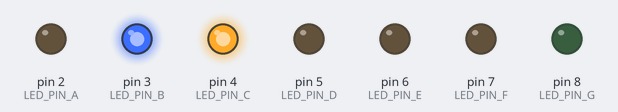
The sketch below on a simulated Arduino Uno, built with avr-gcc and run on an emulated ATmega328P. Shown: output pins drawn as LEDs (lit = HIGH).

Above: at 0.2 s.
At 1.2 s:
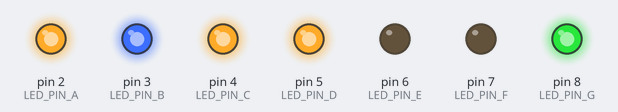
At 1.7 s:
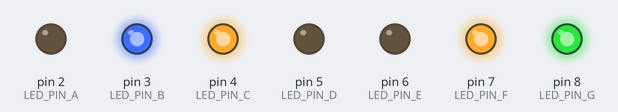
At 2.7 s:
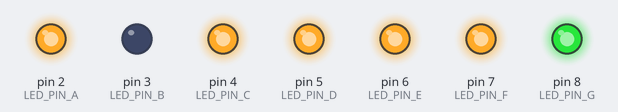
At 4.2 s:
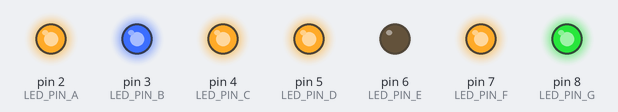
At 5.7 s:
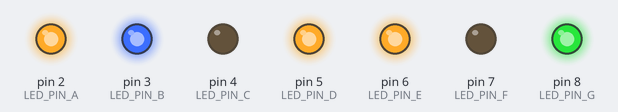
Timing chart, 0 to 6.5 s (numbered marks = the images above):
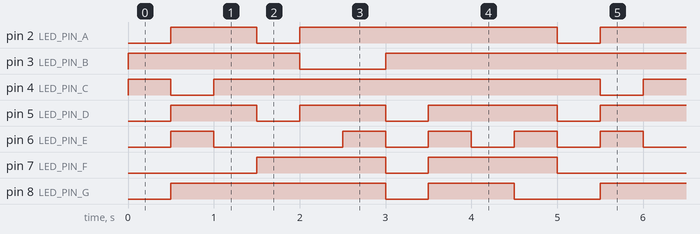

Measured:
- by itself, pin 2 (LED_PIN_A): repeats every 5.0 s: LOW 0.50 s, HIGH 3.0 s, LOW 0.50 s, HIGH 1.0 s
- by itself, pin 3 (LED_PIN_B): repeats every 5.0 s: LOW 1.0 s, HIGH 4.0 s
- by itself, pin 4 (LED_PIN_C): repeats every 5.0 s: LOW 0.50 s, HIGH 4.5 s
- by itself, pin 5 (LED_PIN_D): repeats every 5.0 s: LOW 0.50 s, HIGH 1.0 s, LOW 0.50 s, HIGH 1.5 s, LOW 0.50 s, HIGH 1.0 s
- by itself, pin 6 (LED_PIN_E): repeats every 5.0 s: LOW 1.5 s, 3 × (HIGH 0.50 s, LOW 0.50 s), HIGH 0.50 s
- by itself, pin 7 (LED_PIN_F): repeats every 5.0 s: LOW 0.50 s, HIGH 1.5 s, LOW 1.5 s, HIGH 1.5 s
- by itself, pin 8 (LED_PIN_G): repeats every 5.0 s: LOW 0.50 s, HIGH 1.0 s, LOW 1.0 s, HIGH 2.5 s

The sketch:

7seg.ino
```cpp
#include <Arduino.h>

#define LED_PIN_A 2
#define LED_PIN_B 3
#define LED_PIN_C 4
#define LED_PIN_D 5
#define LED_PIN_E 6
#define LED_PIN_F 7
#define LED_PIN_G 8

#define ACTIVE HIGH  //Tyto dva řádky si mohou prohodit hodnoty pokud jsou se společným plusem nebo naopak se společným mínusem
#define UNACTIVE LOW //Tyto dva řádky si mohou prohodit hodnoty pokud jsou se společným plusem nebo naopak se společným mínusem

void setup() { //Inicializuje všechny piny pro 7 segment
  pinMode(LED_PIN_A, OUTPUT);
  pinMode(LED_PIN_B, OUTPUT);
  pinMode(LED_PIN_C, OUTPUT);
  pinMode(LED_PIN_D, OUTPUT);
  pinMode(LED_PIN_E, OUTPUT);
  pinMode(LED_PIN_F, OUTPUT);
  pinMode(LED_PIN_G, OUTPUT);
  //Vypne všechny piny pro 7 segment
  digitalWrite(LED_PIN_A, UNACTIVE);
  digitalWrite(LED_PIN_B, UNACTIVE);
  digitalWrite(LED_PIN_C, UNACTIVE);
  digitalWrite(LED_PIN_D, UNACTIVE);
  digitalWrite(LED_PIN_E, UNACTIVE);
  digitalWrite(LED_PIN_F, UNACTIVE);
  digitalWrite(LED_PIN_G, UNACTIVE);
}

uint8_t cislo = 0; //Vytvoření malé proměnné cislo

void loop() {
  cislo = cislo + 1; // Do čísla přičte 1
  if(cislo > 9){
    cislo = 0;
  }
  digitalWrite(LED_PIN_A, UNACTIVE);
  digitalWrite(LED_PIN_B, UNACTIVE);
  digitalWrite(LED_PIN_C, UNACTIVE);
  digitalWrite(LED_PIN_D, UNACTIVE);
  digitalWrite(LED_PIN_E, UNACTIVE);
  digitalWrite(LED_PIN_F, UNACTIVE);
  digitalWrite(LED_PIN_G, UNACTIVE);
  if(cislo == 1){ //Zapne piny pro 1
    digitalWrite(LED_PIN_A, UNACTIVE);
    digitalWrite(LED_PIN_B, ACTIVE);
    digitalWrite(LED_PIN_C, ACTIVE);
    digitalWrite(LED_PIN_D, UNACTIVE);
    digitalWrite(LED_PIN_E, UNACTIVE);
    digitalWrite(LED_PIN_F, UNACTIVE);
    digitalWrite(LED_PIN_G, UNACTIVE);
  }
  if(cislo == 2){ //Zapne piny pro 2
    digitalWrite(LED_PIN_A, ACTIVE);
    digitalWrite(LED_PIN_B, ACTIVE);
    digitalWrite(LED_PIN_C, UNACTIVE);
    digitalWrite(LED_PIN_D, ACTIVE);
    digitalWrite(LED_PIN_E, ACTIVE);
    digitalWrite(LED_PIN_F, UNACTIVE);
    digitalWrite(LED_PIN_G, ACTIVE);
  }
  if(cislo == 3){ //Zapne piny pro 3
    digitalWrite(LED_PIN_A, ACTIVE);
    digitalWrite(LED_PIN_B, ACTIVE);
    digitalWrite(LED_PIN_C, ACTIVE);
    digitalWrite(LED_PIN_D, ACTIVE);
    digitalWrite(LED_PIN_E, UNACTIVE);
    digitalWrite(LED_PIN_F, UNACTIVE);
    digitalWrite(LED_PIN_G, ACTIVE);
  }
  if(cislo == 4){ //Zapne piny pro 4
    digitalWrite(LED_PIN_A, UNACTIVE);
    digitalWrite(LED_PIN_B, ACTIVE);
    digitalWrite(LED_PIN_C, ACTIVE);
    digitalWrite(LED_PIN_D, UNACTIVE);
    digitalWrite(LED_PIN_E, UNACTIVE);
    digitalWrite(LED_PIN_F, ACTIVE);
    digitalWrite(LED_PIN_G, ACTIVE);
  }
  if(cislo == 5){ //Zapne piny pro 5
    digitalWrite(LED_PIN_A, ACTIVE);
    digitalWrite(LED_PIN_B, UNACTIVE);
    digitalWrite(LED_PIN_C, ACTIVE);
    digitalWrite(LED_PIN_D, ACTIVE);
    digitalWrite(LED_PIN_E, UNACTIVE);
    digitalWrite(LED_PIN_F, ACTIVE);
    digitalWrite(LED_PIN_G, ACTIVE);
  }
  if(cislo == 6){ //Zapne piny pro 6
    digitalWrite(LED_PIN_A, ACTIVE);
    digitalWrite(LED_PIN_B, UNACTIVE);
    digitalWrite(LED_PIN_C, ACTIVE);
    digitalWrite(LED_PIN_D, ACTIVE);
    digitalWrite(LED_PIN_E, ACTIVE);
    digitalWrite(LED_PIN_F, ACTIVE);
    digitalWrite(LED_PIN_G, ACTIVE);
  }
  if(cislo == 7){ //Zapne piny pro 7
    digitalWrite(LED_PIN_A, ACTIVE);
    digitalWrite(LED_PIN_B, ACTIVE);
    digitalWrite(LED_PIN_C, ACTIVE);
    digitalWrite(LED_PIN_D, UNACTIVE);
    digitalWrite(LED_PIN_E, UNACTIVE);
    digitalWrite(LED_PIN_F, UNACTIVE);
    digitalWrite(LED_PIN_G, UNACTIVE);
  }
  if(cislo == 8){ //Zapne piny pro 8
    digitalWrite(LED_PIN_A, ACTIVE);
    digitalWrite(LED_PIN_B, ACTIVE);
    digitalWrite(LED_PIN_C, ACTIVE);
    digitalWrite(LED_PIN_D, ACTIVE);
    digitalWrite(LED_PIN_E, ACTIVE);
    digitalWrite(LED_PIN_F, ACTIVE);
    digitalWrite(LED_PIN_G, ACTIVE);
  }
  if(cislo == 9){ //Zapne piny pro 9
    digitalWrite(LED_PIN_A, ACTIVE);
    digitalWrite(LED_PIN_B, ACTIVE);
    digitalWrite(LED_PIN_C, ACTIVE);
    digitalWrite(LED_PIN_D, ACTIVE);
    digitalWrite(LED_PIN_E, UNACTIVE);
    digitalWrite(LED_PIN_F, ACTIVE);
    digitalWrite(LED_PIN_G, ACTIVE);
  }
  if(cislo == 0){ //Zapne piny pro 0
    digitalWrite(LED_PIN_A, ACTIVE);
    digitalWrite(LED_PIN_B, ACTIVE);
    digitalWrite(LED_PIN_C, ACTIVE);
    digitalWrite(LED_PIN_D, ACTIVE);
    digitalWrite(LED_PIN_E, ACTIVE);
    digitalWrite(LED_PIN_F, ACTIVE);
    digitalWrite(LED_PIN_G, UNACTIVE);
  }
  delay(500);
}
```
